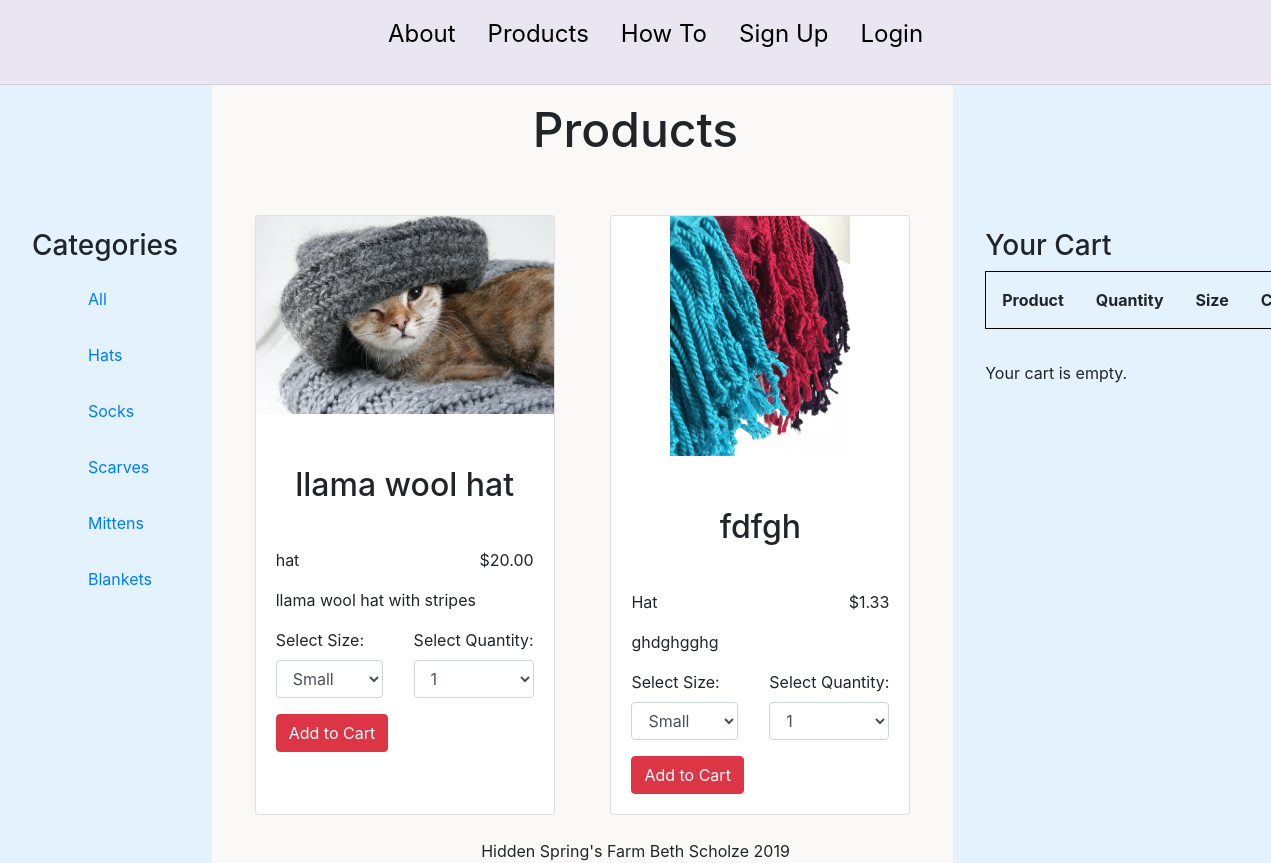
Screenshot of /products.php?productId=1 with the database file from the repository.
### tables this page shows
CREATE TABLE `products` (
  `id` int(11) NOT NULL AUTO_INCREMENT,
  `name` varchar(20) DEFAULT NULL,
  `type` varchar(20) DEFAULT NULL,
  `price` float(6,2) DEFAULT NULL,
  `description` text,
  `size` varchar(20) DEFAULT NULL,
  `picture` varchar(20) DEFAULT NULL,
  `available` varchar(4) DEFAULT 'yes',
  PRIMARY KEY (`id`)
);

### products.php (the view, shortened to what this page needs)
<?php
    require_once('Product.php');
    require_once('header.php');
    require_once('navmenu.php');
?>
        <section class="row">
            <nav class="col-sm-2 aside">
                <h3>Categories</h3>
                <ul>
                    <li><a href="products.php?productId=6">All</a></li>
                    <li><a href="products.php?productId=1">Hats</a></li>
                    <li><a href="products.php?productId=2">Socks</a></li>
                    <li><a href="products.php?productId=3">Scarves</a></li>
                    <li><a href="products.php?productId=4">Mittens</a></li>
                    <li><a href="products.php?productId=5">Blankets</a></li>
                </ul>
            </nav>
            <div class="col-sm-7 d-flex flex-wrap justify-content-around">
            <?php
            if(isset($_GET['productId'])) {
                $dbc = mysqli_connect(DB_HOST, DB_USER, DB_PASSWORD, DB_NAME)
                    or die('Error connecting to the database.');
                $query = "Select * from products";
                $sort = $_GET['productId'];
                switch ($sort) {
                case 1:
                    $query .= " where type='hat'";
                    break;
                }
            }
            else {
                $dbc = mysqli_connect(DB_HOST, DB_USER, DB_PASSWORD, DB_NAME)
                    or die('Error connecting to the database.');
                $query = "Select * from products";
            }
            $result = mysqli_query($dbc, $query)
                    or die("Error Selecting products.");
            while($row = mysqli_fetch_array($result)) {
                ?>
                <article class="card d-flex">
                    <div class="card-img-top">
                        <img id="cardImg" src="images/<?php echo $row['picture'] ?>"/>
                    </div>
                    <div class="card-body">
                        <h2 class="card-title"><?php echo $row['name'] ?></h2>
                        <div class="clearfix">
                        <p class="float-left"><?php echo $row['type'] ?></p>
                        <p class="float-right">$<?php echo $row['price'] ?></p>
                        </div>
                        <p ><?php echo $row['description'] ?></p>
                        <form id="modalForm" method="post" action="<?php echo $_SERVER['products.php']; ?>">
                            <fieldset>
                                <div class="form-group float-left">
                                    <label for="size">Select Size:</label>
                                    <select class="form-control" name="size" id="size">
                                        <option value="small">Small</option>
                                    </select>
                                </div>
                                <div class="form-group float-right">
                                    <label for="quantity">Select Quantity:</label>
                                    <select class="form-control" name="quantity" id="quantity">
                                        <option value="1">1</option>
                                    </select>
                                </div>
                            </fieldset>
                             <input type="submit" name="submit" value="Add to Cart" class="btn btn-danger"/>
                        </form>
                    </div>
                </article>
                <?php
            }
            ?>
            </div>
            <aside id="cart" class="col-sm-3 aside">
                <h3 id="here">Your Cart</h3>
                <table><tr><th>Product</th><th>Quantity</th><th>Size</th><th>Cost</th></tr>
                <?php
                $total = 0;
                echo '</table>';
                if(!empty($total)){
                    echo 'Total : $' . $total;
                    echo '<p><a href="checkOut.php?">Check Out</a></p>';
                } else {
                    echo '<p>Your cart is empty.</p>';
                }
                ?>
            </aside>
        </section>
    <?php
    require_once('footer.php');
    ?>

### css/styles.css (style rules this page uses)
* { box-sizing: border-box; }
body { background-color: #fbf9f8; }
ul li { list-style-type: none; padding: 1em; }
img { max-width: 100%; }
td, th { padding: 1em; text-align: center; }
.card-img-top { max-width: 100%; }
.card { max-width:30%; max-height: 55em; min-width: 300px; }
#cardImg { max-height:15em; display:block; margin: auto; }
h2 { text-align: center; padding-bottom: 1em; padding-top:1em; }
.aside { background-color: #e3f2fd; padding: 9em 2em; margin-top: -8.1em; margin-bottom: -3em; }
table { border: solid black 1px; margin-bottom: 2em; }
html, body { height: 100%; }
body { display: flex; flex-direction: column; }

### rows the page displays
products: picture (picture), name "llama wool hat", type "hat", price "20.00", description "llama wool hat with stripes"
products: picture (picture), name "fdfgh", type "Hat", price "1.33", description "ghdghgghg"

### other values shown
$page_title "Products"
